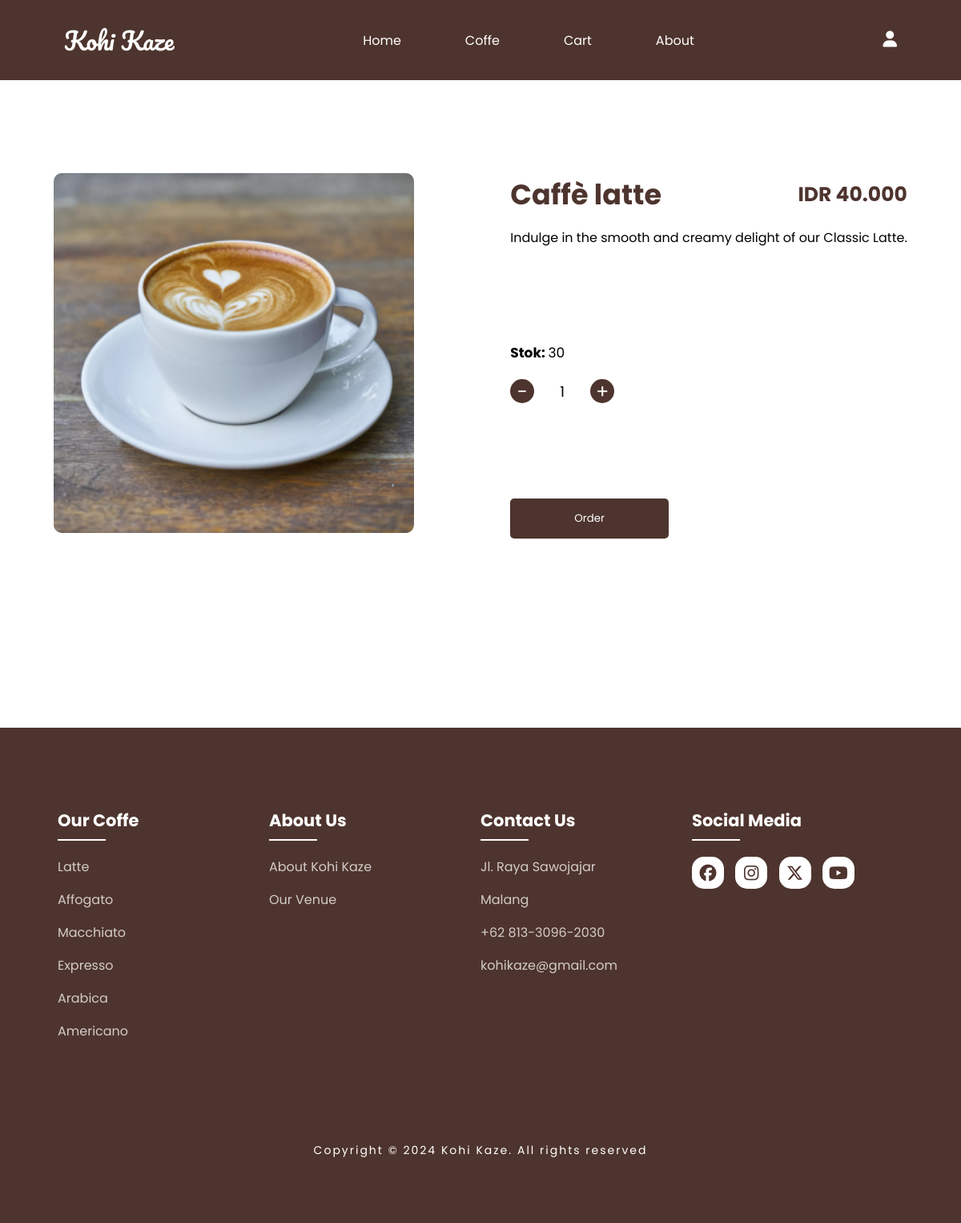
/kohi_user/detailCoffe.php?id_produk=1 (signed in), run on the app's committed database.
### tables this page shows
CREATE TABLE `produk` (
  `id_produk` int(11) NOT NULL,
  `nama_produk` varchar(100) NOT NULL,
  `deskripsi_produk` text NOT NULL,
  `harga_produk` int(11) NOT NULL,
  `foto_produk` varchar(225) NOT NULL,
  `stok_produk` int(11) NOT NULL
);

### kohi_user/detailCoffe.php (the view, shortened to what this page needs)
<?php
    include "header.php"
?>
<!DOCTYPE html>
<html lang="en">
<head>
    <link rel="stylesheet" href="style/detailCoffe.css">
</head>
<body>
    <?php
        include "connection.php";
        if (isset($_GET['id_produk'])) {
            $id_detail_produk = $_GET['id_produk'];
        }else{
            echo "  <script>
                        alert('The product ID was not found')
                        location.href = 'coffe.php'
                    </script>";
        }
        $query_detail_produk = mysqli_query($conn, "SELECT * FROM produk WHERE id_produk = '".$id_detail_produk."'");
        $data_detail_produk = mysqli_fetch_array($query_detail_produk);
    ?>
    <div class="detail-coffe-page">
        <div class="detail-coffe-content">
            <div class="detail-coffe-card">
                <div class="detail-coffe-image">
                    <img src="../images/<?=$data_detail_produk['foto_produk']?>" alt="gambar produk">
                </div>
                <div class="detail-coffe-info">
                    <form action="insertCart.php?id_produk=<?=$data_detail_produk['id_produk']?>" method="post">
                        <div class="coffe-name-price-desc">
                            <div class="coffe-name-price">
                                <h1><?=$data_detail_produk['nama_produk']?></h1>
                                <h1>IDR <?=number_format($data_detail_produk['harga_produk'], 0,',', '.') ?></h1>
                            </div>
                            <div class="coffe-desc">
                                <p><?=$data_detail_produk['deskripsi_produk']?></p>
                            </div>
                        </div>
                        <div class="product-stock-qty">
                            <p><b>Stok: </b><?=$data_detail_produk['stok_produk']?></p>
                            <div class="qty-container">
                                <button class="qty-btn minus" type="button">-</button>
                                <input type="number" name="qty" value="1" min="1" class="qty-input">
                                <button class="qty-btn plus" type="button">+</button>
                            </div>
                        </div>
                        <div class="product-button">
                            <input type="submit" value="Order">
                        </div>
                    </form>
                </div>
            </div>
        </div>
    </div>
</body>
</html>
<?php
    include "footer.php"
?>

### kohi_user/style/header.css (style rules this page uses)
* { padding: 0; margin: 0; box-sizing: border-box; font-family: "Montserrat", sans-serif; }

### kohi_user/style/detailCoffe.css (style rules this page uses)
* { padding: 0; margin: 0; box-sizing: border-box; }
body { height: auto; width: 100%; }
.detail-coffe-page { height: 86vh; padding: 0 5%; width: 100%; }
.detail-coffe-content { height: 100%; margin-top: 100px; display: flex; align-items: center; }
.detail-coffe-card { width: 100%; height: auto; display: flex; justify-content: center; gap: 120px; }
.detail-coffe-image { width: 100%; max-width: 450px; }
.detail-coffe-image img { width: 100%; height: auto; border-radius: 10px; object-fit: cover; }
.detail-coffe-info form { display: flex; flex-direction: column; height: 100%; justify-content: space-between; }
.coffe-name-price-desc { display: flex; flex-direction: column; gap: 15px; }
.coffe-name-price { display: flex; justify-content: space-between; }
.coffe-name-price h1 { color: #4E342E; }
.coffe-name-price h1:first-child { font-size: 35px; }
.coffe-name-price h1:last-child { font-size: 25px; display: flex; align-items: center; justify-content: center; }
.product-stock-qty { display: flex; flex-direction: column; gap: 20px; }
.product-stock-qty p { font-size: 17px }
.qty-container { display: flex; align-items: center; }
.qty-btn { width: 30px; height: 30px; border: none; border-radius: 50%; background-color: #4E342E; color: #fff; font-size: 24px; display: flex; justify-content: center; align-items: center; cursor: pointer; outline: none; }
.qty-input { width: 50px; text-align: center; font-size: 18px; border: none; margin: 0 10px; }
.product-button input { border: none; padding: 15px 80px; border-radius: 5px; background-color: #4E342E; color: #fff; }

### kohi_user/style/footer.css (style rules this page uses)
* { padding: 0; margin: 0; box-sizing: border-box; font-family: "Poppins", sans-serif; text-decoration: none; list-style: none; }

### data on the page
produk: foto_produk (picture), nama_produk "Caffè latte", harga_produk "40.000", deskripsi_produk "Indulge in the smooth and creamy delight of our Classic Latte.", stok_produk "30"
